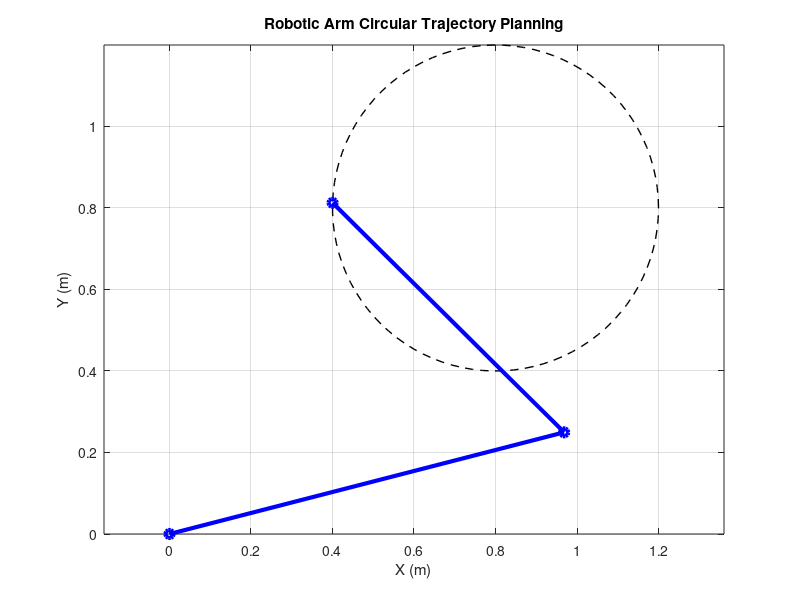

Recreate this plot in MATLAB. (Note: this script raises an error after producing the figure.)
% 30_robotics_arm_kinematics.m
% UniLab Robotics: 2-DOF Planar Arm Kinematics & Path Planning

clear all;
clc;

disp('🤖 UniLab Robotics Laboratory');
disp('==============================');

%% 1. Forward Kinematics (FK)
disp('--- 1. Forward Kinematics ---');
L1 = 1.0; L2 = 0.8; % Link lengths

function pos = arm_fk(theta1, theta2, L1, L2)
    % theta1, theta2 in radians
    x = L1 * cos(theta1) + L2 * cos(theta1 + theta2);
    y = L1 * sin(theta1) + L2 * sin(theta1 + theta2);
    pos = [x, y];
end

% Test FK
t1 = pi/4; t2 = pi/6;
p = arm_fk(t1, t2, L1, L2);
fprintf('Arm Tip Position for [%.2f, %.2f]: (%.2f, %.2f)\n', t1, t2, p(1), p(2));

%% 2. Inverse Kinematics (IK)
disp('--- 2. Inverse Kinematics ---');

function q = arm_ik(x, y, L1, L2)
    % Cosine law for theta2
    D = (x^2 + y^2 - L1^2 - L2^2) / (2 * L1 * L2);
    % Elbow down solution
    t2 = atan2(sqrt(1 - D^2), D);
    t1 = atan2(y, x) - atan2(L2 * sin(t2), L1 + L2 * cos(t2));
    q = [t1, t2];
end

% Test IK (should return original angles)
q_res = arm_ik(p(1), p(2), L1, L2);
disp('IK Result (Should match test FK angles):');
disp(q_res);

%% 3. Trajectory Generation (Circle Path)
disp('--- 3. Path Following Simulation ---');
N_pts = 100;
t_path = linspace(0, 2*pi, N_pts);
center = [0.8, 0.8]; radius = 0.4;

x_path = center(1) + radius * cos(t_path);
y_path = center(2) + radius * sin(t_path);

theta_hist = zeros(N_pts, 2);
for i = 1:N_pts
    theta_hist(i, :) = arm_ik(x_path(i), y_path(i), L1, L2);
end

figure;
plot(x_path, y_path, 'k--', 'LineWidth', 1); hold on;
% Draw arm at one point
q_ex = theta_hist(50, :);
j1 = [L1 * cos(q_ex(1)), L1 * sin(q_ex(1))];
plot([0, j1(1), x_path(50)], [0, j1(2), y_path(50)], 'bo-', 'LineWidth', 3);
title('Robotic Arm Circular Trajectory Planning');
xlabel('X (m)'); ylabel('Y (m)');
axis equal; grid on;

%% 4. Interactive Simulation
disp(' ');
disp('--- 4. Interactive Robot Arm Animation ---');

function s_n = robot_step(s_c, p_p)
    s_n = s_c;
    s_n.t = s_c.t + 0.05;
    % Oscillate target
    xt = 0.8 + 0.3 * sin(s_n.t);
    yt = 0.8 + 0.3 * cos(s_n.t * 0.5);
    q = arm_ik(xt, yt, 1.0, 0.8);
    s_n.q = q;
    s_n.target = [xt, yt];
    s_n.h = [s_c.h; [xt, yt]];
    if size(s_n.h, 1) > 200, s_n.h = s_n.h(end-199:end, :); end
end

function robot_draw(ax, s)
    L1 = 1.0; L2 = 0.8;
    j1 = [L1 * cos(s.q(1)), L1 * sin(s.q(1))];
    tip = [j1(1) + L2 * cos(s.q(1) + s.q(2)), j1(2) + L2 * sin(s.q(1) + s.q(2))];
    
    plot(ax, s.h(:, 1), s.h(:, 2), 'g:', 'LineWidth', 1); hold(ax, 'on');
    plot(ax, [0, j1(1), tip(1)], [0, j1(2), tip(2)], 'b-o', 'LineWidth', 4, 'MarkerSize', 10);
    plot(ax, s.target(1), s.target(2), 'rx', 'MarkerSize', 15, 'LineWidth', 2);
    title(ax, 'Real-time Inverse Kinematics Tracking');
    xlim(ax, [-0.5, 2.0]); ylim(ax, [-0.5, 2.0]); grid(ax, 'on'); hold(ax, 'off');
end

st_r = struct('t', 0, 'q', [0, 0], 'target', [1.2, 0.5], 'h', []);
simulate('algorithm', 'step', @robot_step, 'draw', @robot_draw, 'state', st_r);

disp('Robotics Kinematics Session Complete.');
